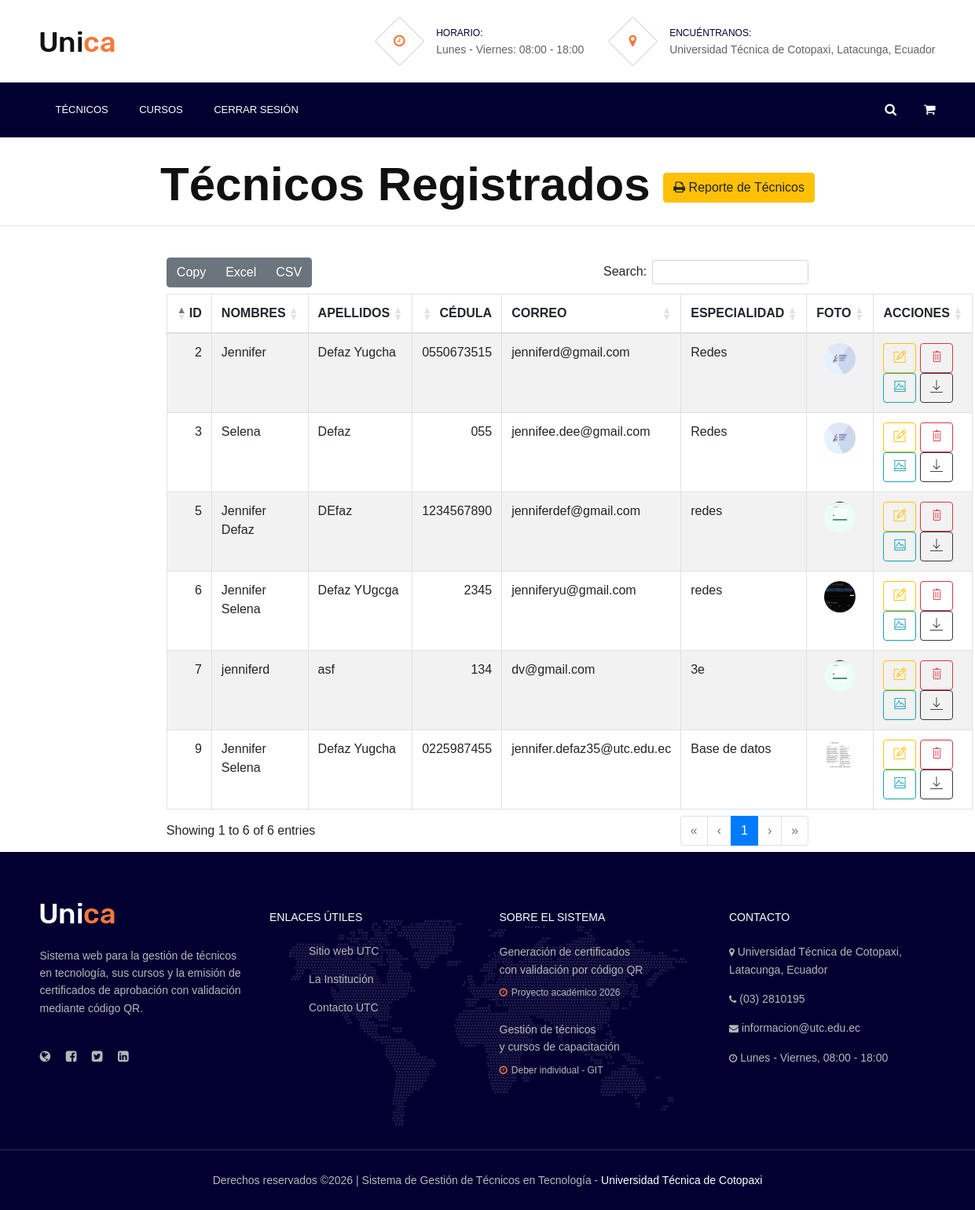
Before: /listadoTecnicos/ (signed in) with the older database file.
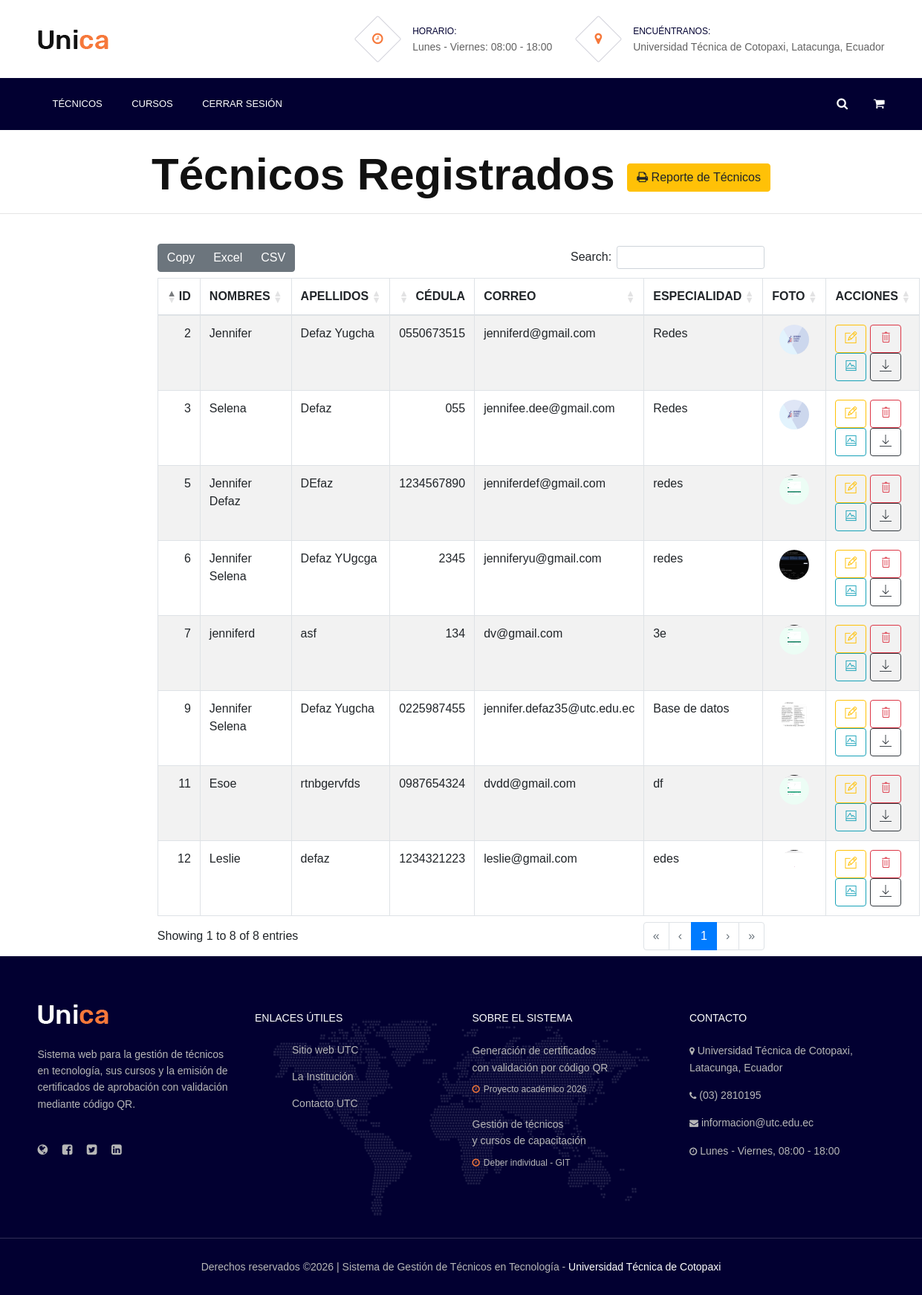
After: the same page with the newer database file.
### tecnologia/models.py (models this page shows)
class Tecnico(models.Model):
    id = models.AutoField(primary_key=True)
    usuario = models.OneToOneField(User, on_delete=models.CASCADE, null=True, blank=True)
    nombres = models.CharField(max_length=80)
    apellidos = models.CharField(max_length=80)
    cedula = models.CharField(max_length=10, unique=True)
    correo = models.EmailField(max_length=100, unique=True)
    telefono = models.CharField(max_length=10, blank=True)
    especialidad = models.CharField(max_length=100, blank=True)
    foto = models.FileField(upload_to='tecnicos', null=True, blank=True)

### tecnologia/views.py (the view)
# urls.py: path('listadoTecnicos/', views.listadoTecnicos),
@login_required(login_url='/login/')
def listadoTecnicos(request):
    if request.user.perfil.rol != 'ADMIN':
        return redirect('/listadoInscripciones/')
    tecnicos = Tecnico.objects.all()
    return render(request, 'listadoTecnicos.html', {'misTecnicos': tecnicos})

### tecnologia/templates/listadoTecnicos.html (shortened to what this page needs)
{% extends "./plantillaPrin.html" %}
{% block contenido %}
<center>
    <br>
    <h1> <b>Técnicos Registrados</b>
        <a href="/reporteTecnicos/"
        onclick="window.open(this.href,'Reporte Tecnicos','width=800,height=950,resizable=yes,scrollbars=yes'); return false;"
        class="btn btn-warning">
        <i class="fa fa-print"></i> Reporte de Técnicos
        </a>
    </h1>
    <hr>
</center>
<br>
<div class="row">
    <div class="col-md-2"></div>
    <div class="col-md-8">
        <table id="tbl_tecnicos" class="table table-striped table-bordered">
            <thead>
                <tr>
                    <th>ID</th>
                    <th>NOMBRES</th>
                    <th>APELLIDOS</th>
                    <th>CÉDULA</th>
                    <th>CORREO</th>
                    <th>ESPECIALIDAD</th>
                    <th>FOTO</th>
                    <th>ACCIONES</th>
                </tr>
            </thead>
            <tbody>
                {% for tecnicoTemporal in misTecnicos %}
                <tr>
                    <td>{{ tecnicoTemporal.id }}</td>
                    <td>{{ tecnicoTemporal.nombres }}</td>
                    <td>{{ tecnicoTemporal.apellidos }}</td>
                    <td>{{ tecnicoTemporal.cedula }}</td>
                    <td>{{ tecnicoTemporal.correo }}</td>
                    <td>{{ tecnicoTemporal.especialidad }}</td>
                    <td class="text-center">
                        {% if tecnicoTemporal.foto %}
                            <a href="{{ tecnicoTemporal.foto.url }}" target="_blank">
                                <img src="{{ tecnicoTemporal.foto.url }}"
                                style="height:40px; width:40px; border-radius:100px;">
                            </a>
                        {% else %}
                            <b>N/A</b>
                        {% endif %}
                    </td>
                    <td>
                        {% if tecnicoTemporal.foto %}
                        <a title="Editar Técnico" class="btn btn-outline-warning" href="/editarTecnico/{{ tecnicoTemporal.id }}/">
                        <i class="ti-pencil-alt"></i>
                        </a>
                        <a title="Eliminar Técnico" class="btn btn-outline-danger"
                        href="#" onclick="confirmarEliminacion(event, '/eliminarTecnico/{{ tecnicoTemporal.id }}/')">
                        <i class="ti-trash"></i>
                        </a>
                            <a title="Ver Imagen" class="btn btn-outline-info" href="{{ tecnicoTemporal.foto.url }}" target="_blank">
                                <i class="ti-image"></i>
                            </a>
                            <a title="Descargar Imagen" class="btn btn-outline-dark" href="{{ tecnicoTemporal.foto.url }}" download>
                                <i class="ti-download"></i>
                            </a>
                        {% endif %}
                    </td>
                </tr>
                {% endfor %}
            </tbody>
        </table>
    </div>
</div>
{% endblock %}

Changed rows visible on the page:
added Tecnico: id "11", nombres "Esoe", apellidos "rtnbgervfds", cedula "0987654324", correo "dvdd@gmail.com", especialidad "df", foto (picture)
added Tecnico: id "12", nombres "Leslie", apellidos "defaz", cedula "1234321223", correo "leslie@gmail.com", especialidad "edes", foto (picture)
Other visible differences:
text written by a page script: "Copy Excel CSV Search: Showing 1 to 6 of 6 entries « ‹ 1 › »" → "Copy Excel CSV Search: Showing 1 to 8 of 8 entries « ‹ 1 › »"
